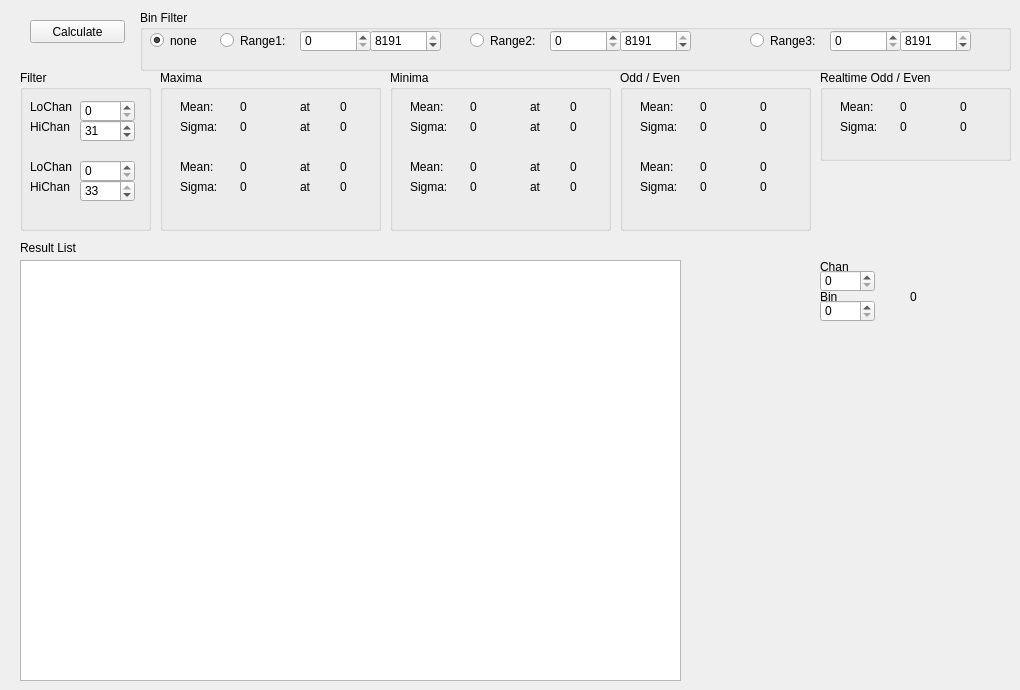
   <widget class="QWidget" name="Diagnostics">
    <attribute name="title">
     <string>Diagnostics</string>
    </attribute>
    <widget class="QGroupBox" name="groupBox_11">
     <property name="geometry">
      <rect>
       <x>160</x>
       <y>70</y>
       <width>221</width>
       <height>161</height>
      </rect>
     </property>
     <property name="title">
      <string>Maxima</string>
     </property>
     <widget class="QLabel" name="label_20">
      <property name="geometry">
       <rect>
        <x>20</x>
        <y>30</y>
        <width>57</width>
        <height>14</height>
       </rect>
      </property>
      <property name="text">
       <string>Mean:</string>
      </property>
     </widget>
     <widget class="QLabel" name="label_21">
      <property name="geometry">
       <rect>
        <x>20</x>
        <y>50</y>
        <width>57</width>
        <height>14</height>
       </rect>
      </property>
      <property name="text">
       <string>Sigma:</string>
      </property>
     </widget>
     <widget class="QLabel" name="meanmax">
      <property name="geometry">
       <rect>
        <x>80</x>
        <y>30</y>
        <width>57</width>
        <height>14</height>
       </rect>
      </property>
      <property name="text">
       <string>0</string>
      </property>
     </widget>
     <widget class="QLabel" name="sigmax">
      <property name="geometry">
       <rect>
        <x>80</x>
        <y>50</y>
        <width>57</width>
        <height>14</height>
       </rect>
      </property>
      <property name="text">
       <string>0</string>
      </property>
     </widget>
     <widget class="QLabel" name="meanmax_3">
      <property name="geometry">
       <rect>
        <x>140</x>
        <y>30</y>
        <width>57</width>
        <height>14</height>
       </rect>
      </property>
      <property name="text">
       <string>at</string>
      </property>
     </widget>
     <widget class="QLabel" name="sigmaxchan">
      <property name="geometry">
       <rect>
        <x>180</x>
        <y>50</y>
        <width>57</width>
        <height>14</height>
       </rect>
      </property>
      <property name="text">
       <string>0</string>
      </property>
     </widget>
     <widget class="QLabel" name="meanmaxchan">
      <property name="geometry">
       <rect>
        <x>180</x>
        <y>30</y>
        <width>57</width>
        <height>14</height>
       </rect>
      </property>
      <property name="text">
       <string>0</string>
      </property>
     </widget>
     <widget class="QLabel" name="meanmax_5">
      <property name="geometry">
       <rect>
        <x>140</x>
        <y>50</y>
        <width>57</width>
        <height>14</height>
       </rect>
      </property>
      <property name="text">
       <string>at</string>
      </property>
     </widget>
     <widget class="QLabel" name="meanmax_filt">
      <property name="geometry">
       <rect>
        <x>80</x>
        <y>90</y>
        <width>57</width>
        <height>14</height>
       </rect>
      </property>
      <property name="text">
       <string>0</string>
      </property>
     </widget>
     <widget class="QLabel" name="label_28">
      <property name="geometry">
       <rect>
        <x>20</x>
        <y>90</y>
        <width>57</width>
        <height>14</height>
       </rect>
      </property>
      <property name="text">
       <string>Mean:</string>
      </property>
     </widget>
     <widget class="QLabel" name="meanmaxchan_filt">
      <property name="geometry">
       <rect>
        <x>180</x>
        <y>90</y>
        <width>57</width>
        <height>14</height>
       </rect>
      </property>
      <property name="text">
       <string>0</string>
      </property>
     </widget>
     <widget class="QLabel" name="sigmax_filt">
      <property name="geometry">
       <rect>
        <x>80</x>
        <y>110</y>
        <width>57</width>
        <height>14</height>
       </rect>
      </property>
      <property name="text">
       <string>0</string>
      </property>
     </widget>
     <widget class="QLabel" name="label_29">
      <property name="geometry">
       <rect>
        <x>20</x>
        <y>110</y>
        <width>57</width>
        <height>14</height>
       </rect>
      </property>
      <property name="text">
       <string>Sigma:</string>
      </property>
     </widget>
     <widget class="QLabel" name="sigmaxchan_filt">
      <property name="geometry">
       <rect>
        <x>180</x>
        <y>110</y>
        <width>57</width>
        <height>14</height>
       </rect>
      </property>
      <property name="text">
       <string>0</string>
      </property>
     </widget>
     <widget class="QLabel" name="meanmax_7">
      <property name="geometry">
       <rect>
        <x>140</x>
        <y>90</y>
        <width>57</width>
        <height>14</height>
       </rect>
      </property>
      <property name="text">
       <string>at</string>
      </property>
     </widget>
     <widget class="QLabel" name="meanmax_8">
      <property name="geometry">
       <rect>
        <x>140</x>
        <y>110</y>
        <width>57</width>
        <height>14</height>
       </rect>
      </property>
      <property name="text">
       <string>at</string>
      </property>
     </widget>
    </widget>
    <widget class="QGroupBox" name="groupBox_12">
     <property name="geometry">
      <rect>
       <x>390</x>
       <y>70</y>
       <width>221</width>
       <height>161</height>
      </rect>
     </property>
     <property name="title">
      <string>Minima</string>
     </property>
     <widget class="QLabel" name="label_22">
      <property name="geometry">
       <rect>
        <x>20</x>
        <y>30</y>
        <width>57</width>
        <height>14</height>
       </rect>
      </property>
      <property name="text">
       <string>Mean:</string>
      </property>
     </widget>
     <widget class="QLabel" name="label_27">
      <property name="geometry">
       <rect>
        <x>20</x>
        <y>50</y>
        <width>57</width>
        <height>14</height>
       </rect>
      </property>
      <property name="text">
       <string>Sigma:</string>
      </property>
     </widget>
     <widget class="QLabel" name="meanmin">
      <property name="geometry">
       <rect>
        <x>80</x>
        <y>30</y>
        <width>57</width>
        <height>14</height>
       </rect>
      </property>
      <property name="text">
       <string>0</string>
      </property>
     </widget>
     <widget class="QLabel" name="sigmin">
      <property name="geometry">
       <rect>
        <x>80</x>
        <y>50</y>
        <width>57</width>
        <height>14</height>
       </rect>
      </property>
      <property name="text">
       <string>0</string>
      </property>
     </widget>
     <widget class="QLabel" name="meanmax_4">
      <property name="geometry">
       <rect>
        <x>140</x>
        <y>30</y>
        <width>57</width>
        <height>14</height>
       </rect>
      </property>
      <property name="text">
       <string>at</string>
      </property>
     </widget>
     <widget class="QLabel" name="sigminchan">
      <property name="geometry">
       <rect>
        <x>180</x>
        <y>50</y>
        <width>57</width>
        <height>14</height>
       </rect>
      </property>
      <property name="text">
       <string>0</string>
      </property>
     </widget>
     <widget class="QLabel" name="meanminchan">
      <property name="geometry">
       <rect>
        <x>180</x>
        <y>30</y>
        <width>57</width>
        <height>14</height>
       </rect>
      </property>
      <property name="text">
       <string>0</string>
      </property>
     </widget>
     <widget class="QLabel" name="meanmax_6">
      <property name="geometry">
       <rect>
        <x>140</x>
        <y>50</y>
        <width>57</width>
        <height>14</height>
       </rect>
      </property>
      <property name="text">
       <string>at</string>
      </property>
     </widget>
     <widget class="QLabel" name="sigmin_filt">
      <property name="geometry">
       <rect>
        <x>80</x>
        <y>110</y>
        <width>57</width>
        <height>14</height>
       </rect>
      </property>
      <property name="text">
       <string>0</string>
      </property>
     </widget>
     <widget class="QLabel" name="meanmax_9">
      <property name="geometry">
       <rect>
        <x>140</x>
        <y>90</y>
        <width>57</width>
        <height>14</height>
       </rect>
      </property>
      <property name="text">
       <string>at</string>
      </property>
     </widget>
     <widget class="QLabel" name="meanminchan_filt">
      <property name="geometry">
       <rect>
        <x>180</x>
        <y>90</y>
        <width>57</width>
        <height>14</height>
       </rect>
      </property>
      <property name="text">
       <string>0</string>
      </property>
     </widget>
     <widget class="QLabel" name="sigminchan_filt">
      <property name="geometry">
       <rect>
        <x>180</x>
        <y>110</y>
        <width>57</width>
        <height>14</height>
       </rect>
      </property>
      <property name="text">
       <string>0</string>
      </property>
     </widget>
     <widget class="QLabel" name="meanmin_filt">
      <property name="geometry">
       <rect>
        <x>80</x>
        <y>90</y>
        <width>57</width>
        <height>14</height>
       </rect>
      </property>
      <property name="text">
       <string>0</string>
      </property>
     </widget>
     <widget class="QLabel" name="meanmax_10">
      <property name="geometry">
       <rect>
        <x>140</x>
        <y>110</y>
        <width>57</width>
        <height>14</height>
       </rect>
      </property>
      <property name="text">
       <string>at</string>
      </property>
     </widget>
     <widget class="QLabel" name="label_30">
      <property name="geometry">
       <rect>
        <x>20</x>
        <y>90</y>
        <width>57</width>
        <height>14</height>
       </rect>
      </property>
      <property name="text">
       <string>Mean:</string>
      </property>
     </widget>
     <widget class="QLabel" name="label_31">
      <property name="geometry">
       <rect>
        <x>20</x>
        <y>110</y>
        <width>57</width>
        <height>14</height>
       </rect>
      </property>
      <property name="text">
       <string>Sigma:</string>
      </property>
     </widget>
    </widget>
    <widget class="QGroupBox" name="groupBox_13">
     <property name="geometry">
      <rect>
       <x>620</x>
       <y>70</y>
       <width>191</width>
       <height>161</height>
      </rect>
     </property>
     <property name="title">
      <string>Odd / Even</string>
     </property>
     <widget class="QLabel" name="label_33">
      <property name="geometry">
       <rect>
        <x>20</x>
        <y>30</y>
        <width>57</width>
        <height>14</height>
       </rect>
      </property>
      <property name="text">
       <string>Mean:</string>
      </property>
     </widget>
     <widget class="QLabel" name="label_34">
      <property name="geometry">
       <rect>
        <x>20</x>
        <y>50</y>
        <width>57</width>
        <height>14</height>
       </rect>
      </property>
      <property name="text">
       <string>Sigma:</string>
      </property>
     </widget>
     <widget class="QLabel" name="meanodd">
      <property name="geometry">
       <rect>
        <x>80</x>
        <y>30</y>
        <width>57</width>
        <height>14</height>
       </rect>
      </property>
      <property name="text">
       <string>0</string>
      </property>
     </widget>
     <widget class="QLabel" name="sigmodd">
      <property name="geometry">
       <rect>
        <x>80</x>
        <y>50</y>
        <width>57</width>
        <height>14</height>
       </rect>
      </property>
      <property name="text">
       <string>0</string>
      </property>
     </widget>
     <widget class="QLabel" name="sigmeven">
      <property name="geometry">
       <rect>
        <x>140</x>
        <y>50</y>
        <width>57</width>
        <height>14</height>
       </rect>
      </property>
      <property name="text">
       <string>0</string>
      </property>
     </widget>
     <widget class="QLabel" name="meaneven">
      <property name="geometry">
       <rect>
        <x>140</x>
        <y>30</y>
        <width>57</width>
        <height>14</height>
       </rect>
      </property>
      <property name="text">
       <string>0</string>
      </property>
     </widget>
     <widget class="QLabel" name="sigmodd_filt">
      <property name="geometry">
       <rect>
        <x>80</x>
        <y>110</y>
        <width>57</width>
        <height>14</height>
       </rect>
      </property>
      <property name="text">
       <string>0</string>
      </property>
     </widget>
     <widget class="QLabel" name="meaneven_filt">
      <property name="geometry">
       <rect>
        <x>140</x>
        <y>90</y>
        <width>57</width>
        <height>14</height>
       </rect>
      </property>
      <property name="text">
       <string>0</string>
      </property>
     </widget>
     <widget class="QLabel" name="sigmeven_filt">
      <property name="geometry">
       <rect>
        <x>140</x>
        <y>110</y>
        <width>57</width>
        <height>14</height>
       </rect>
      </property>
      <property name="text">
       <string>0</string>
      </property>
     </widget>
     <widget class="QLabel" name="meanodd_filt">
      <property name="geometry">
       <rect>
        <x>80</x>
        <y>90</y>
        <width>57</width>
        <height>14</height>
       </rect>
      </property>
      <property name="text">
       <string>0</string>
      </property>
     </widget>
     <widget class="QLabel" name="label_35">
      <property name="geometry">
       <rect>
        <x>20</x>
        <y>90</y>
        <width>57</width>
        <height>14</height>
       </rect>
      </property>
      <property name="text">
       <string>Mean:</string>
      </property>
     </widget>
     <widget class="QLabel" name="label_36">
      <property name="geometry">
       <rect>
        <x>20</x>
        <y>110</y>
        <width>57</width>
        <height>14</height>
       </rect>
      </property>
      <property name="text">
       <string>Sigma:</string>
      </property>
     </widget>
    </widget>
    <widget class="QPlainTextEdit" name="diagResult">
     <property name="geometry">
      <rect>
       <x>20</x>
       <y>260</y>
       <width>661</width>
       <height>421</height>
      </rect>
     </property>
    </widget>
    <widget class="QLabel" name="label_37">
     <property name="geometry">
      <rect>
       <x>20</x>
       <y>240</y>
       <width>71</width>
       <height>16</height>
      </rect>
     </property>
     <property name="text">
      <string>Result List</string>
     </property>
    </widget>
    <widget class="QGroupBox" name="groupBox_14">
     <property name="geometry">
      <rect>
       <x>20</x>
       <y>70</y>
       <width>131</width>
       <height>161</height>
      </rect>
     </property>
     <property name="title">
      <string>Filter</string>
     </property>
     <widget class="QLabel" name="label_18">
      <property name="geometry">
       <rect>
        <x>10</x>
        <y>90</y>
        <width>57</width>
        <height>14</height>
       </rect>
      </property>
      <property name="text">
       <string>LoChan</string>
      </property>
     </widget>
     <widget class="QSpinBox" name="diagLowChannel">
      <property name="geometry">
       <rect>
        <x>60</x>
        <y>90</y>
        <width>55</width>
        <height>22</height>
       </rect>
      </property>
      <property name="maximum">
       <number>33</number>
      </property>
     </widget>
     <widget class="QLabel" name="label_19">
      <property name="geometry">
       <rect>
        <x>10</x>
        <y>110</y>
        <width>57</width>
        <height>14</height>
       </rect>
      </property>
      <property name="text">
       <string>HiChan</string>
      </property>
     </widget>
     <widget class="QSpinBox" name="diagHiChannel">
      <property name="geometry">
       <rect>
        <x>60</x>
        <y>110</y>
        <width>55</width>
        <height>22</height>
       </rect>
      </property>
      <property name="maximum">
       <number>33</number>
      </property>
      <property name="value">
       <number>33</number>
      </property>
     </widget>
     <widget class="QLabel" name="label_32">
      <property name="geometry">
       <rect>
        <x>10</x>
        <y>50</y>
        <width>57</width>
        <height>14</height>
       </rect>
      </property>
      <property name="text">
       <string>HiChan</string>
      </property>
     </widget>
     <widget class="QSpinBox" name="diagHiChannel2">
      <property name="geometry">
       <rect>
        <x>60</x>
        <y>50</y>
        <width>55</width>
        <height>22</height>
       </rect>
      </property>
      <property name="maximum">
       <number>33</number>
      </property>
      <property name="value">
       <number>31</number>
      </property>
     </widget>
     <widget class="QSpinBox" name="diagLowChannel2">
      <property name="geometry">
       <rect>
        <x>60</x>
        <y>30</y>
        <width>55</width>
        <height>22</height>
       </rect>
      </property>
      <property name="maximum">
       <number>33</number>
      </property>
     </widget>
     <widget class="QLabel" name="label_38">
      <property name="geometry">
       <rect>
        <x>10</x>
        <y>30</y>
        <width>57</width>
        <height>14</height>
       </rect>
      </property>
      <property name="text">
       <string>LoChan</string>
      </property>
     </widget>
    </widget>
    <widget class="QPushButton" name="calcAll">
     <property name="geometry">
      <rect>
       <x>30</x>
       <y>20</y>
       <width>95</width>
       <height>23</height>
      </rect>
     </property>
     <property name="text">
      <string>Calculate</string>
     </property>
    </widget>
    <widget class="QGroupBox" name="groupBox_15">
     <property name="geometry">
      <rect>
       <x>820</x>
       <y>70</y>
       <width>191</width>
       <height>91</height>
      </rect>
     </property>
     <property name="title">
      <string>Realtime Odd / Even</string>
     </property>
     <widget class="QLabel" name="label_39">
      <property name="geometry">
       <rect>
        <x>20</x>
        <y>30</y>
        <width>57</width>
        <height>14</height>
       </rect>
      </property>
      <property name="text">
       <string>Mean:</string>
      </property>
     </widget>
     <widget class="QLabel" name="label_40">
      <property name="geometry">
       <rect>
        <x>20</x>
        <y>50</y>
        <width>57</width>
        <height>14</height>
       </rect>
      </property>
      <property name="text">
       <string>Sigma:</string>
      </property>
     </widget>
     <widget class="QLabel" name="rtMeanOdd">
      <property name="geometry">
       <rect>
        <x>80</x>
        <y>30</y>
        <width>57</width>
        <height>14</height>
       </rect>
      </property>
      <property name="text">
       <string>0</string>
      </property>
     </widget>
     <widget class="QLabel" name="rtSigmOdd">
      <property name="geometry">
       <rect>
        <x>80</x>
        <y>50</y>
        <width>57</width>
        <height>14</height>
       </rect>
      </property>
      <property name="text">
       <string>0</string>
      </property>
     </widget>
     <widget class="QLabel" name="rtSigmEven">
      <property name="geometry">
       <rect>
        <x>140</x>
        <y>50</y>
        <width>57</width>
        <height>14</height>
       </rect>
      </property>
      <property name="text">
       <string>0</string>
      </property>
     </widget>
     <widget class="QLabel" name="rtMeanEven">
      <property name="geometry">
       <rect>
        <x>140</x>
        <y>30</y>
        <width>57</width>
        <height>14</height>
       </rect>
      </property>
      <property name="text">
       <string>0</string>
      </property>
     </widget>
    </widget>
    <widget class="QSpinBox" name="diagChan">
     <property name="geometry">
      <rect>
       <x>820</x>
       <y>270</y>
       <width>55</width>
       <height>22</height>
      </rect>
     </property>
     <property name="maximum">
      <number>34</number>
     </property>
    </widget>
    <widget class="QSpinBox" name="diagBin">
     <property name="geometry">
      <rect>
       <x>820</x>
       <y>300</y>
       <width>55</width>
       <height>22</height>
      </rect>
     </property>
     <property name="maximum">
      <number>8191</number>
     </property>
    </widget>
    <widget class="QLabel" name="diagCounts">
     <property name="geometry">
      <rect>
       <x>910</x>
       <y>290</y>
       <width>57</width>
       <height>14</height>
      </rect>
     </property>
     <property name="text">
      <string>0</string>
     </property>
    </widget>
    <widget class="QLabel" name="diagCounts_2">
     <property name="geometry">
      <rect>
       <x>820</x>
       <y>290</y>
       <width>57</width>
       <height>14</height>
      </rect>
     </property>
     <property name="text">
      <string>Bin</string>
     </property>
    </widget>
    <widget class="QLabel" name="diagCounts_3">
     <property name="geometry">
      <rect>
       <x>820</x>
       <y>260</y>
       <width>57</width>
       <height>14</height>
      </rect>
     </property>
     <property name="text">
      <string>Chan</string>
     </property>
    </widget>
    <widget class="QGroupBox" name="groupBox_16">
     <property name="geometry">
      <rect>
       <x>140</x>
       <y>10</y>
       <width>871</width>
       <height>61</height>
      </rect>
     </property>
     <property name="title">
      <string>Bin Filter</string>
     </property>
     <widget class="QRadioButton" name="binNone">
      <property name="geometry">
       <rect>
        <x>10</x>
        <y>20</y>
        <width>100</width>
        <height>21</height>
       </rect>
      </property>
      <property name="text">
       <string>none</string>
      </property>
      <property name="checked">
       <bool>true</bool>
      </property>
      <attribute name="buttonGroup">
       <string notr="true">binRangeGroup</string>
      </attribute>
     </widget>
     <widget class="QRadioButton" name="bin1">
      <property name="geometry">
       <rect>
        <x>80</x>
        <y>20</y>
        <width>81</width>
        <height>21</height>
       </rect>
      </property>
      <property name="text">
       <string>Range1:</string>
      </property>
      <property name="checked">
       <bool>false</bool>
      </property>
      <attribute name="buttonGroup">
       <string notr="true">binRangeGroup</string>
      </attribute>
     </widget>
     <widget class="QSpinBox" name="binRange1lo">
      <property name="geometry">
       <rect>
        <x>160</x>
        <y>20</y>
        <width>71</width>
        <height>22</height>
       </rect>
      </property>
      <property name="maximum">
       <number>8191</number>
      </property>
     </widget>
     <widget class="QSpinBox" name="binRange1hi">
      <property name="geometry">
       <rect>
        <x>230</x>
        <y>20</y>
        <width>71</width>
        <height>22</height>
       </rect>
      </property>
      <property name="maximum">
       <number>8191</number>
      </property>
      <property name="value">
       <number>8191</number>
      </property>
     </widget>
     <widget class="QSpinBox" name="binRange2lo">
      <property name="geometry">
       <rect>
        <x>410</x>
        <y>20</y>
        <width>71</width>
        <height>22</height>
       </rect>
      </property>
      <property name="maximum">
       <number>8191</number>
      </property>
     </widget>
     <widget class="QRadioButton" name="bin2">
      <property name="geometry">
       <rect>
        <x>330</x>
        <y>20</y>
        <width>81</width>
        <height>21</height>
       </rect>
      </property>
      <property name="text">
       <string>Range2:</string>
      </property>
      <attribute name="buttonGroup">
       <string notr="true">binRangeGroup</string>
      </attribute>
     </widget>
     <widget class="QSpinBox" name="binRange2hi">
      <property name="geometry">
       <rect>
        <x>480</x>
        <y>20</y>
        <width>71</width>
        <height>22</height>
       </rect>
      </property>
      <property name="maximum">
       <number>8191</number>
      </property>
      <property name="value">
       <number>8191</number>
      </property>
     </widget>
     <widget class="QSpinBox" name="binRange3lo">
      <property name="geometry">
       <rect>
        <x>690</x>
        <y>20</y>
        <width>71</width>
        <height>22</height>
       </rect>
      </property>
      <property name="maximum">
       <number>8191</number>
      </property>
     </widget>
     <widget class="QRadioButton" name="bin3">
      <property name="geometry">
       <rect>
        <x>610</x>
        <y>20</y>
        <width>81</width>
        <height>21</height>
       </rect>
      </property>
      <property name="text">
       <string>Range3:</string>
      </property>
      <attribute name="buttonGroup">
       <string notr="true">binRangeGroup</string>
      </attribute>
     </widget>
     <widget class="QSpinBox" name="binRange3hi">
      <property name="geometry">
       <rect>
        <x>760</x>
        <y>20</y>
        <width>71</width>
        <height>22</height>
       </rect>
      </property>
      <property name="maximum">
       <number>8191</number>
      </property>
      <property name="value">
       <number>8191</number>
      </property>
     </widget>
    </widget>
   </widget>
